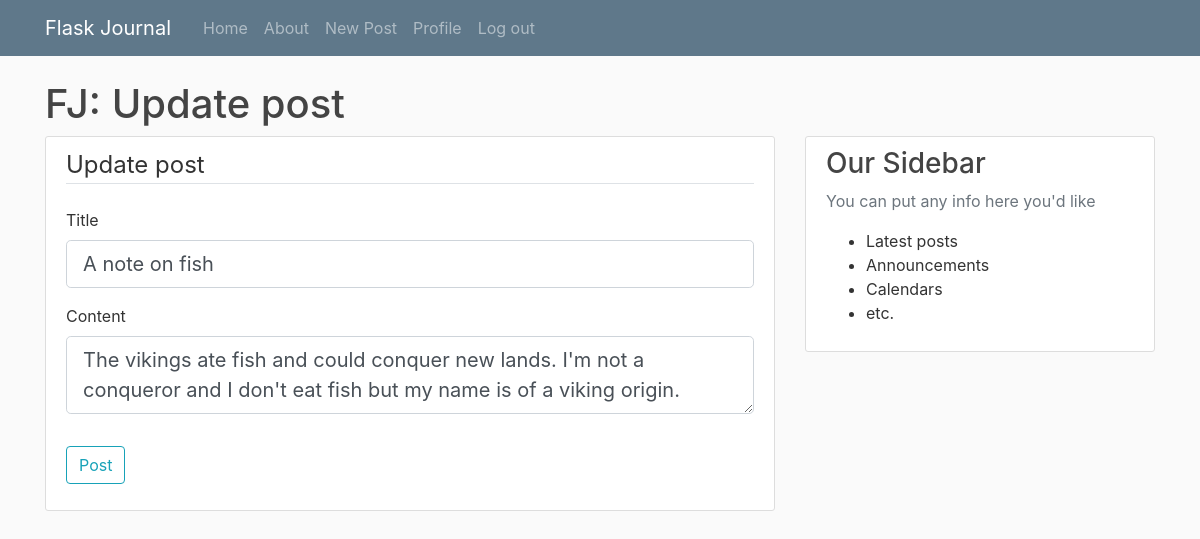
The app's page /post/3/update (signed in) with its own data.
### flaskjournal/models.py (models this page shows, shortened)
class Post(db.Model):
	id = db.Column(db.Integer, primary_key=True)
	title = db.Column(db.String(100), nullable=False)
	date_posted = db.Column(db.DateTime, nullable=False, default=datetime.utcnow)
	content = db.Column(db.Text, nullable=False)
	user_id = db.Column(db.Integer, db.ForeignKey('user.id'), nullable=False)

### flaskjournal/posts/routes.py (the view)
@posts.route('/post/<int:post_id>/update', methods=['GET', 'POST'])
@login_required
def update_post(post_id):
	post = Post.query.get_or_404(post_id)
	if post.author != current_user:
		abort(403)
	form = PostForm()
	if form.validate_on_submit():
		post.title = form.title.data
		post.content = form.content.data
		db.session.commit()
		flash('Your post has been updated', 'success')
		return redirect(url_for('posts.post', post_id=post.id))
	elif request.method == 'GET':
		form.title.data = post.title
		form.content.data = post.content
	return render_template('create_post.html', title='Update post', form=form, legend='Update post')

### flaskjournal/posts/forms.py
class PostForm(FlaskForm):
	title = StringField('Title', validators=[DataRequired()])
	content = TextAreaField('Content', validators=[DataRequired()])
	submit = SubmitField('Post')

### flaskjournal/models.py (called while the page is built)
@login_manager.user_loader
def load_user(user_id):
	return User.query.get(int(user_id))

### flaskjournal/templates/create_post.html (shortened to what this page needs)
{% extends 'layout.html' %}
{% block maincontent %}
<section class="content-section">
	<form method="POST" action="">
		<fieldset class="form-group">
			<legend class="border-bottom mb-4">{{legend}}</legend>
			<div class="form-group">
				{{ form.title.label(class="form-control-label") }}
				{% if form.title.errors %}
					{{ form.title(class="form-control form-control-lg is-invalid") }}
					<div class="invalid-feedback">
						{% for error in form.title.errors %}
							<span>{{ error }}</span>
						{% endfor %}
					</div>
				{% else %}
					{{ form.title(class="form-control form-control-lg") }}
				{% endif %}
			</div>
			<div class="form-group">
				{{ form.content.label(class="form-control-label") }}
				{% if form.content.errors %}
					{{ form.content(class="form-control form-control-lg is-invalid") }}
					<div class="invalid-feedback">
						{% for error in form.content.errors %}
							<span>{{ error }}</span>
						{% endfor %}
					</div>
				{% else %}
					{{ form.content(class="form-control form-control-lg") }}
				{% endif %}
			</div>
		</fieldset>
		<div class="form-group">
			{{ form.submit(class="btn btn-outline-info") }}
		</div>
	</form>
</section>
{% endblock maincontent %}

### flaskjournal/static/main.css (style rules this page uses)
body { background: #fafafa; color: #333333; margin-top: 5rem; }
.content-section { background: #ffffff; padding: 10px 20px; border: 1px solid #dddddd; border-radius: 3px; margin-bottom: 20px; }

### records on screen
Post: title "A note on fish", content "The vikings ate fish and could conquer new lands. I'm not a conqueror and I don't eat fish but my name is of a viking origin."

### other values on screen
{{ title }} "Update post"
{{ legend }} "Update post"
